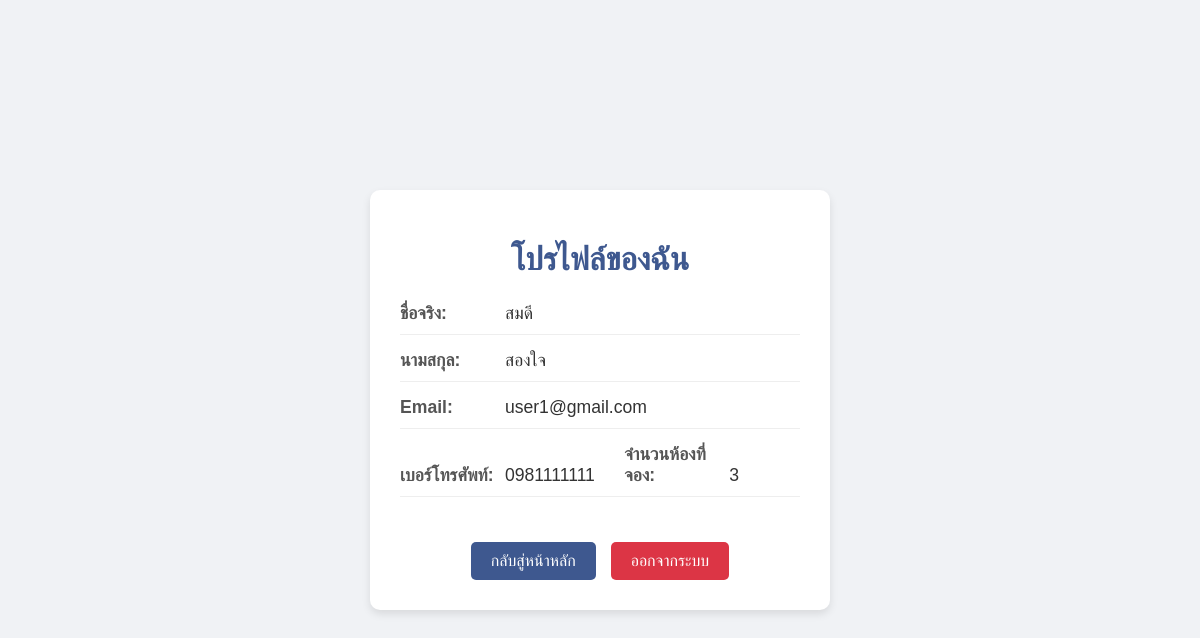
/PHP/profile.php (signed in), run on the app's committed database.
### tables this page shows
CREATE TABLE `member` (
  `Email_member` varchar(30) NOT NULL,
  `Password` varchar(255) DEFAULT NULL,
  `Title_name` varchar(6) DEFAULT NULL,
  `First_name` varchar(50) DEFAULT NULL,
  `Last_name` varchar(50) DEFAULT NULL,
  `Gender` varchar(4) DEFAULT NULL,
  `Phone_number` varchar(10) DEFAULT NULL
);

### PHP/profile.php (the view, shortened to what this page needs)
<?php
include 'db.php';
$Email_member = $_SESSION['email'];
$sql = "SELECT m.First_name, m.Last_name, m.Email_member, m.Phone_number,
               COALESCE(SUM(r.Number_of_rooms),0) AS Total_rooms
        FROM member m
        LEFT JOIN reservation r ON m.Email_member = r.Email_member
        WHERE m.Email_member = ?";
$stmt = $conn->prepare($sql);
$stmt->bind_param("s", $Email_member);
$stmt->execute();
$result = $stmt->get_result();
if ($result->num_rows > 0) {
    $row = $result->fetch_assoc();
    $First_name = $row['First_name'];
    $Last_name = $row['Last_name'];
    $Email_member = $row['Email_member'];
    $Phone_number = $row['Phone_number'];
    $Total_rooms = $row['Total_rooms'];
} else {
    die("ไม่พบข้อมูลผู้ใช้");
}
?>
<!DOCTYPE html>
<html lang="th">
<head>
<link rel="stylesheet" href="../CSS/css/profile.css">
</head>
<body>
<div class="profile-container">
    <h1>โปรไฟล์ของฉัน</h1>
    <div class="profile-info">
        <p><strong class="label-fixed-width">ชื่อจริง:</strong> <?= htmlspecialchars($First_name) ?></p>
        <p><strong class="label-fixed-width">นามสกุล:</strong> <?= htmlspecialchars($Last_name) ?></p>
        <p><strong class="label-fixed-width">Email:</strong> <?= htmlspecialchars($Email_member) ?></p>
        <p>
            <strong>เบอร์โทรศัพท์:</strong> <?= htmlspecialchars($Phone_number) ?>
            <strong>จำนวนห้องที่จอง:</strong> <?= htmlspecialchars($Total_rooms) ?>
        </p>
    </div>
    <div class="navigation-links">
        <a href="home.php" class="back-link">กลับสู่หน้าหลัก</a>
        <a href="./index.php" class="logout-link">ออกจากระบบ</a>
    </div>
</div>
</body>
</html>

### CSS/css/profile.css (style rules this page uses)
body { font-family: 'Arial', sans-serif; background-color: #f0f2f5; display: flex; justify-content: center; align-items: center; height: 100vh; margin: 0; color: #333; }
.profile-container { background-color: #ffffff; padding: 30px; border-radius: 10px; box-shadow: 0 4px 8px rgba(0, 0, 0, 0.1); width: 400px; text-align: center; }
h1 { color: #3e588f; margin-bottom: 25px; }
.profile-info p { font-size: 1.1em; text-align: left; margin: 15px 0; padding-bottom: 10px; border-bottom: 1px solid #eee; }
.profile-info strong { color: #555; width: 100px; display: inline-block; }
.back-link { display: inline-block; margin-top: 25px; padding: 10px 20px; background-color: #3e588f; color: #ffffff; text-decoration: none; border-radius: 5px; transition: background-color 0.3s ease; }

### PHP/profile.php (style rules this page uses)
.navigation-links { margin-top: 20px; display: flex; justify-content: center; align-items: center; gap: 15px; }
.logout-link { display: inline-block; margin-top: 25px; padding: 10px 20px; background-color: #dc3545; color: #ffffff; text-decoration: none; border-radius: 5px; transition: background-color 0.3s ease; }
.label-fixed-width { color: #555; width: 100px; display: inline-block; }

### data on the page
member: First_name "สมดี", Last_name "สองใจ", Email_member "user1@gmail.com", Phone_number "0981111111"

### other printed values
$Total_rooms "3"
